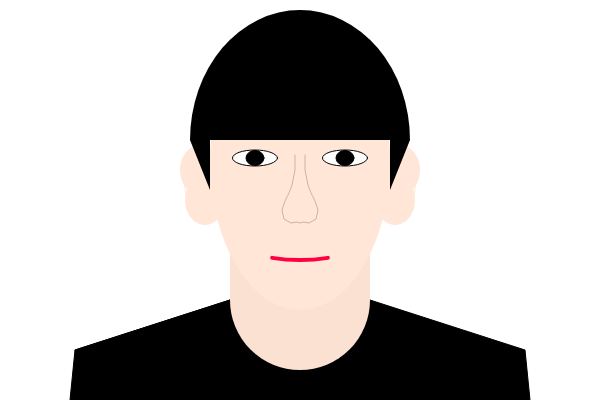
Frame 1 (no input)
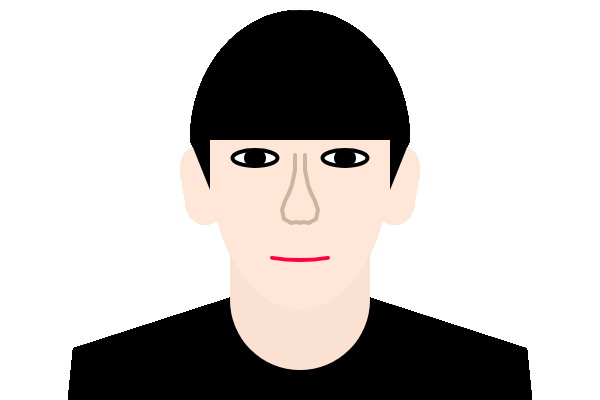
Frame 60 (no input)
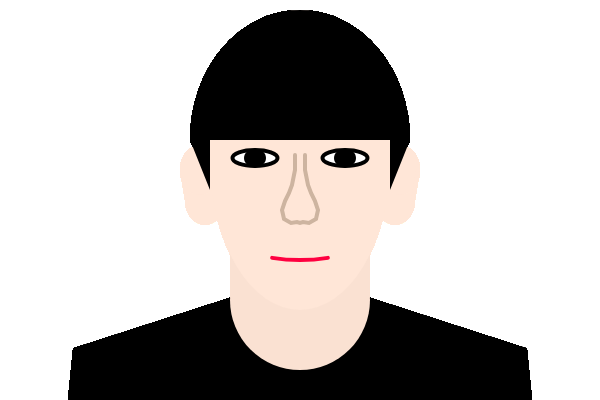
Frame 120 (the mouse pressed at the canvas centre since frame 60)

The p5.js sketch that drew these frames (run headless with seeded random() and noise() and a simulated clock; from frame 60 on, the mouse is pressed at the canvas centre):

// p5.js sketch
// ── sketch.js
function setup() {
  createCanvas(600, 400);
  background(255);
}

function draw() {
  
  // 목
  fill(250, 225, 210); // 피부색(목)
  noStroke();
  rect(230, 250, 140, 150);
  
  // 상체
  stroke(0);
  line(230, 300, 75, 350);
  fill(0);
  quad(230, 300, 75, 350, 70, 400, 230, 400); // 왼쪽 어깨
  quad(370, 300, 525, 350, 530, 400, 370, 400); //오른쪽 어깨
  rect(230, 300, 140, 100);
  fill(250, 225, 210); // 피부색(목)
  noStroke();
  circle(300, 300, 140);
  
  // 귀 1
  fill(255, 230, 215); // 피부색
  noStroke();
  ellipse(205, 200, 40, 50); // 왼쪽 귀 1
  ellipse(200, 170, 40, 50); // 왼쪽 귀 2
  stroke(255, 230, 215);
  line(182, 170, 187, 200); //빈 공간 커버
  
  // 귀 2
  fill(255, 230, 215); // 피부색
  noStroke();
  ellipse(395, 200, 40, 50); // 오른쪽 귀 1
  ellipse(400, 170, 40, 50); // 오른쪽 귀 2
  stroke(255, 230, 215);
  line(418, 170, 413, 200); //빈 공간 커버
  
  // 얼굴
  fill(255, 230, 215); // 피부 색
  noStroke();
  ellipse(300, 160, 180, 300); // 얼굴

  // 머리
  fill(0, 0, 0); // 머리카락 색 (검정)
  arc(300, 140, 220, 260, PI, 0, CHORD); // 머리카락
  triangle(190, 140, 210, 140, 210, 190);
  triangle(410, 140, 390, 140, 390, 190);

  // 눈 1
  stroke(0);
  fill(255); // 눈 흰자
  ellipse(255, 158, 45, 16); // 왼쪽 눈
  fill(0); // 눈동자 색 (검정)
  ellipse(255, 158, 18, 15); // 왼쪽 눈동자

  // 눈 2
  fill(255); // 눈 흰자
  ellipse(345, 158, 45, 16); // 오른쪽 눈
  fill(0); // 눈동자 색 (검정)
  ellipse(345, 158, 18, 15); // 오른쪽 눈동자

  // 코
  fill(255, 230, 215); // 피부 색
  stroke(205, 180, 160);
  beginShape(); // 코
  vertex(295, 155);
  vertex(295, 170);
  vertex(292, 185);
  vertex(289, 193);
  vertex(285, 201);
  vertex(282, 210);
  vertex(284, 219);
  vertex(291, 223);
  vertex(297, 222);
  vertex(300, 223);//Center
  vertex(303, 222);
  vertex(309, 223);
  vertex(316, 219);
  vertex(318, 210);
  vertex(315, 201);
  vertex(311, 193);
  vertex(308, 185);
  vertex(305, 170);
  vertex(305, 155);
  endShape();
  

  // 입
  noFill();
  stroke(255, 0, 64);
  strokeWeight(4);
  arc(300, 230, 150, 60, radians(45), radians(135)); // 입
  
}
